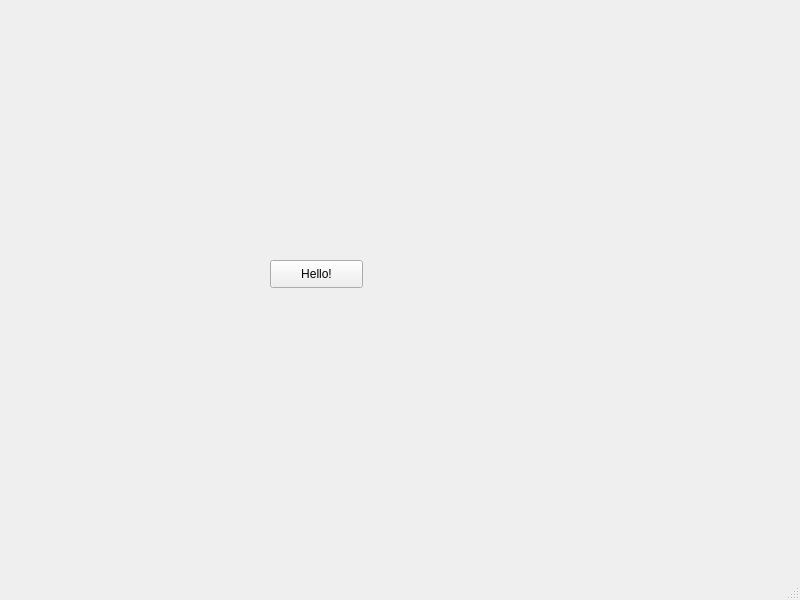
<?xml version="1.0" encoding="UTF-8"?>
<ui version="4.0">
 <class>MainWindow</class>
 <widget class="QMainWindow" name="MainWindow">
  <property name="geometry">
   <rect>
    <x>0</x>
    <y>0</y>
    <width>800</width>
    <height>600</height>
   </rect>
  </property>
  <property name="windowTitle">
   <string>MainWindow</string>
  </property>
  <widget class="QWidget" name="centralwidget">
   <widget class="QPushButton" name="pushButton">
    <property name="geometry">
     <rect>
      <x>270</x>
      <y>260</y>
      <width>93</width>
      <height>28</height>
     </rect>
    </property>
    <property name="text">
     <string>Hello!</string>
    </property>
   </widget>
  </widget>
  <widget class="QMenuBar" name="menubar">
   <property name="geometry">
    <rect>
     <x>0</x>
     <y>0</y>
     <width>800</width>
     <height>26</height>
    </rect>
   </property>
  </widget>
  <widget class="QStatusBar" name="statusbar"/>
 </widget>
 <resources/>
 <connections/>
</ui>
